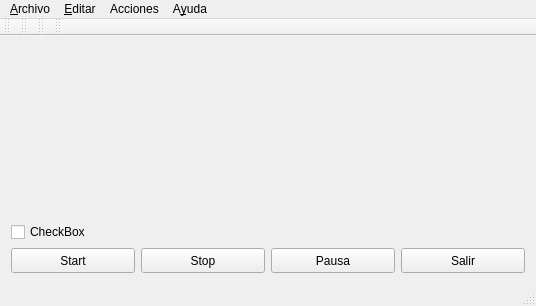
<?xml version="1.0" encoding="UTF-8"?>
<ui version="4.0">
 <class>ViewerWindow</class>
 <widget class="QMainWindow" name="ViewerWindow">
  <property name="geometry">
   <rect>
    <x>0</x>
    <y>0</y>
    <width>536</width>
    <height>306</height>
   </rect>
  </property>
  <property name="windowTitle">
   <string>Ventana Servidor</string>
  </property>
  <widget class="QWidget" name="centralWidget">
   <layout class="QGridLayout" name="gridLayout">
    <item row="1" column="0">
     <widget class="QCheckBox" name="checkBox">
      <property name="text">
       <string>CheckBox</string>
      </property>
     </widget>
    </item>
    <item row="2" column="0">
     <widget class="QPushButton" name="push_Start">
      <property name="maximumSize">
       <size>
        <width>125</width>
        <height>25</height>
       </size>
      </property>
      <property name="text">
       <string>Start</string>
      </property>
      <property name="icon">
       <iconset theme="play">
        <normaloff/>
       </iconset>
      </property>
     </widget>
    </item>
    <item row="2" column="1">
     <widget class="QPushButton" name="push_Stop">
      <property name="maximumSize">
       <size>
        <width>125</width>
        <height>25</height>
       </size>
      </property>
      <property name="text">
       <string>Stop</string>
      </property>
     </widget>
    </item>
    <item row="2" column="2">
     <widget class="QPushButton" name="Push_Pausa">
      <property name="maximumSize">
       <size>
        <width>125</width>
        <height>25</height>
       </size>
      </property>
      <property name="text">
       <string>Pausa</string>
      </property>
     </widget>
    </item>
    <item row="2" column="3">
     <widget class="QPushButton" name="Salir">
      <property name="maximumSize">
       <size>
        <width>125</width>
        <height>25</height>
       </size>
      </property>
      <property name="text">
       <string>Salir</string>
      </property>
     </widget>
    </item>
    <item row="0" column="0" colspan="4">
     <widget class="QLabel" name="label">
      <property name="enabled">
       <bool>true</bool>
      </property>
      <property name="sizePolicy">
       <sizepolicy hsizetype="Ignored" vsizetype="Ignored">
        <horstretch>0</horstretch>
        <verstretch>0</verstretch>
       </sizepolicy>
      </property>
      <property name="maximumSize">
       <size>
        <width>50000</width>
        <height>10000</height>
       </size>
      </property>
      <property name="text">
       <string/>
      </property>
      <property name="scaledContents">
       <bool>true</bool>
      </property>
     </widget>
    </item>
   </layout>
  </widget>
  <widget class="QMenuBar" name="menuBar">
   <property name="geometry">
    <rect>
     <x>0</x>
     <y>0</y>
     <width>536</width>
     <height>20</height>
    </rect>
   </property>
   <widget class="QMenu" name="menuArchivo">
    <property name="title">
     <string>&amp;Archivo</string>
    </property>
    <widget class="QMenu" name="menuAbrir">
     <property name="title">
      <string>Abrir</string>
     </property>
     <addaction name="actionAbrirImagen"/>
     <addaction name="separator"/>
     <addaction name="actionAbrirVideo"/>
     <addaction name="separator"/>
    </widget>
    <addaction name="separator"/>
    <addaction name="menuAbrir"/>
    <addaction name="separator"/>
    <addaction name="actionCapturar"/>
    <addaction name="separator"/>
    <addaction name="actionSalir"/>
    <addaction name="separator"/>
   </widget>
   <widget class="QMenu" name="menuAyuda">
    <property name="title">
     <string>A&amp;yuda</string>
    </property>
    <addaction name="actionAcercaDe"/>
    <addaction name="separator"/>
   </widget>
   <widget class="QMenu" name="menu_Preferencias">
    <property name="title">
     <string>&amp;Editar</string>
    </property>
    <addaction name="actionPreferencias"/>
    <addaction name="separator"/>
   </widget>
   <widget class="QMenu" name="menuAcciones">
    <property name="title">
     <string>Acciones</string>
    </property>
    <addaction name="separator"/>
    <addaction name="actionCaptura_de_Red"/>
   </widget>
   <addaction name="menuArchivo"/>
   <addaction name="menu_Preferencias"/>
   <addaction name="menuAcciones"/>
   <addaction name="menuAyuda"/>
  </widget>
  <widget class="QStatusBar" name="statusBar"/>
  <widget class="QToolBar" name="toolBar">
   <property name="windowTitle">
    <string>toolBar</string>
   </property>
   <attribute name="toolBarArea">
    <enum>TopToolBarArea</enum>
   </attribute>
   <attribute name="toolBarBreak">
    <bool>false</bool>
   </attribute>
  </widget>
  <widget class="QToolBar" name="mainToolBar">
   <attribute name="toolBarArea">
    <enum>TopToolBarArea</enum>
   </attribute>
   <attribute name="toolBarBreak">
    <bool>false</bool>
   </attribute>
  </widget>
  <widget class="QToolBar" name="toolBar_2">
   <property name="windowTitle">
    <string>toolBar_2</string>
   </property>
   <attribute name="toolBarArea">
    <enum>TopToolBarArea</enum>
   </attribute>
   <attribute name="toolBarBreak">
    <bool>false</bool>
   </attribute>
  </widget>
  <widget class="QToolBar" name="toolBar_3">
   <property name="windowTitle">
    <string>toolBar_3</string>
   </property>
   <attribute name="toolBarArea">
    <enum>TopToolBarArea</enum>
   </attribute>
   <attribute name="toolBarBreak">
    <bool>false</bool>
   </attribute>
  </widget>
  <action name="actionSalir">
   <property name="text">
    <string>Salir</string>
   </property>
   <property name="shortcut">
    <string>Ctrl+O</string>
   </property>
  </action>
  <action name="actionAbrirImagen">
   <property name="text">
    <string>AbrirImagen</string>
   </property>
  </action>
  <action name="actionAbrirVideo">
   <property name="text">
    <string>AbrirVideo</string>
   </property>
  </action>
  <action name="actionAcercaDe">
   <property name="text">
    <string>AcercaDe</string>
   </property>
  </action>
  <action name="actionCapturar">
   <property name="text">
    <string>Capturar</string>
   </property>
  </action>
  <action name="actionPreferencias">
   <property name="text">
    <string>Preferencias</string>
   </property>
  </action>
  <action name="actionAjustes_Conexion">
   <property name="text">
    <string>Ajustes Conexión</string>
   </property>
  </action>
  <action name="actionCaptura_de_Red">
   <property name="text">
    <string>Captura de Red</string>
   </property>
  </action>
 </widget>
 <layoutdefault spacing="6" margin="11"/>
 <resources/>
 <connections/>
</ui>
